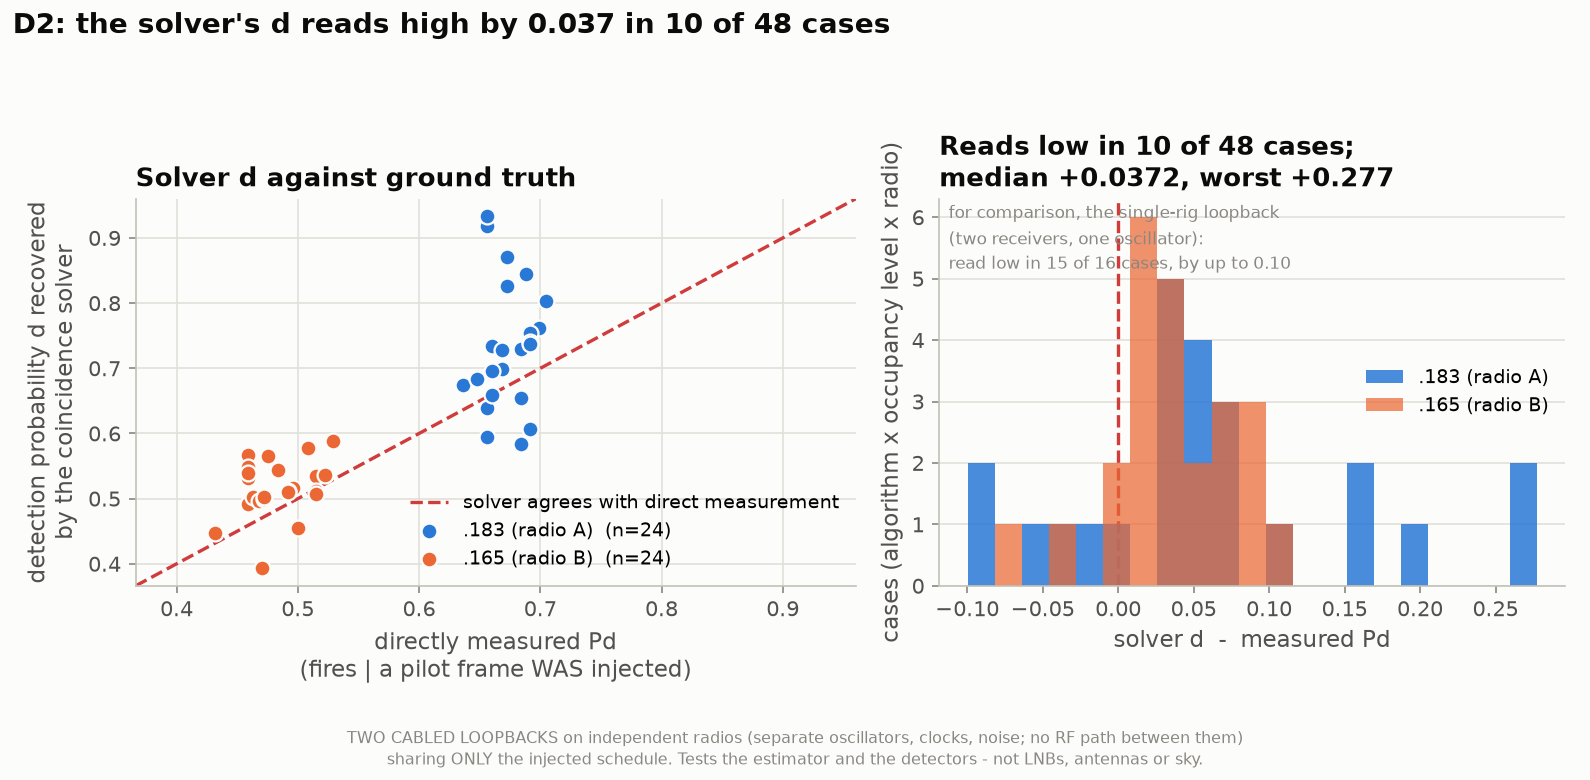

Write the Python code that produced this figure.
"""D2: the solver's detection probability against the one measured directly.

Regenerates fig_d2_d_bias.png from fig_d2_d_bias.json.
"""
import json
import sys
from pathlib import Path

import numpy as np

HERE = Path(__file__).parent
sys.path.insert(0, str(HERE))
import figstyle as F

D = json.loads((HERE / "fig_d2_d_bias.json").read_text())
F.setup()
import matplotlib.pyplot as plt

fig, (ax, bx) = plt.subplots(1, 2, figsize=(10.6, 5.2),
                             gridspec_kw={"width_ratios": [1.15, 1]})

colours = {"A": F.S1, "B": F.S2}
names = {"A": D["radio_a"], "B": D["radio_b"]}

lo = min([p["direct"] for p in D["points"]] + [p["solved"] for p in D["points"]])
hi = max([p["direct"] for p in D["points"]] + [p["solved"] for p in D["points"]])
pad = 0.05 * (hi - lo or 1)
edge = np.array([lo - pad, hi + pad])
ax.plot(edge, edge, color=F.CRITICAL, linestyle="--", linewidth=1.6,
        label="solver agrees with direct measurement", zorder=1)
for side in ("A", "B"):
    pts = [p for p in D["points"] if p["side"] == side]
    ax.scatter([p["direct"] for p in pts], [p["solved"] for p in pts],
               s=58, color=colours[side], edgecolor=F.SURFACE, linewidth=1.1,
               zorder=3, label=f"{names[side]}  (n={len(pts)})")
ax.set_xlabel("directly measured Pd\n(fires | a pilot frame WAS injected)")
ax.set_ylabel("detection probability d recovered\nby the coincidence solver")
ax.set_xlim(*edge)
ax.set_ylim(*edge)
ax.set_title("Solver d against ground truth", loc="left")
ax.legend(loc="lower right", fontsize=9)

# -- the bias itself ---------------------------------------------------
bias = [p["solved"] - p["direct"] for p in D["points"]]
bx.axvline(0, color=F.CRITICAL, linestyle="--", linewidth=1.6, zorder=1)
bins = np.linspace(min(bias + [-0.02]), max(bias + [0.02]), 22)
bx.hist([b for b, p in zip(bias, D["points"]) if p["side"] == "A"], bins=bins,
        color=F.S1, alpha=0.85, label=names["A"])
bx.hist([b for b, p in zip(bias, D["points"]) if p["side"] == "B"], bins=bins,
        color=F.S2, alpha=0.72, label=names["B"])
bx.set_xlabel("solver d  -  measured Pd")
bx.set_ylabel("cases (algorithm x occupancy level x radio)")
low = D["summary"]["reads_low"]
total = D["summary"]["cases"]
bx.set_title(f"Reads low in {low} of {total} cases;\n"
             f"median {D['summary']['median_bias']:+.4f}, "
             f"worst {D['summary']['worst_bias']:+.3f}", loc="left")
bx.legend(loc="center right", fontsize=9)
bx.text(0.015, 0.995,
        f"for comparison, the single-rig loopback\n(two receivers, one oscillator):\n"
        f"read low in {D['summary']['prior_low']} of {D['summary']['prior_cases']} "
        f"cases, by up to {D['summary']['prior_worst']:.2f}",
        transform=bx.transAxes, fontsize=8.4, color=F.MUTED, va="top",
        linespacing=1.45)

fig.suptitle(D["title"], fontsize=13.5, fontweight="bold", color=F.INK,
             x=0.008, ha="left", y=0.985)
F.finish(fig, [ax, bx])
ax.grid(True, axis="both", alpha=1.0)
fig.tight_layout(rect=[0, 0.09, 1, 0.93])
fig.savefig(HERE / "fig_d2_d_bias.png")
print("wrote fig_d2_d_bias.png")
